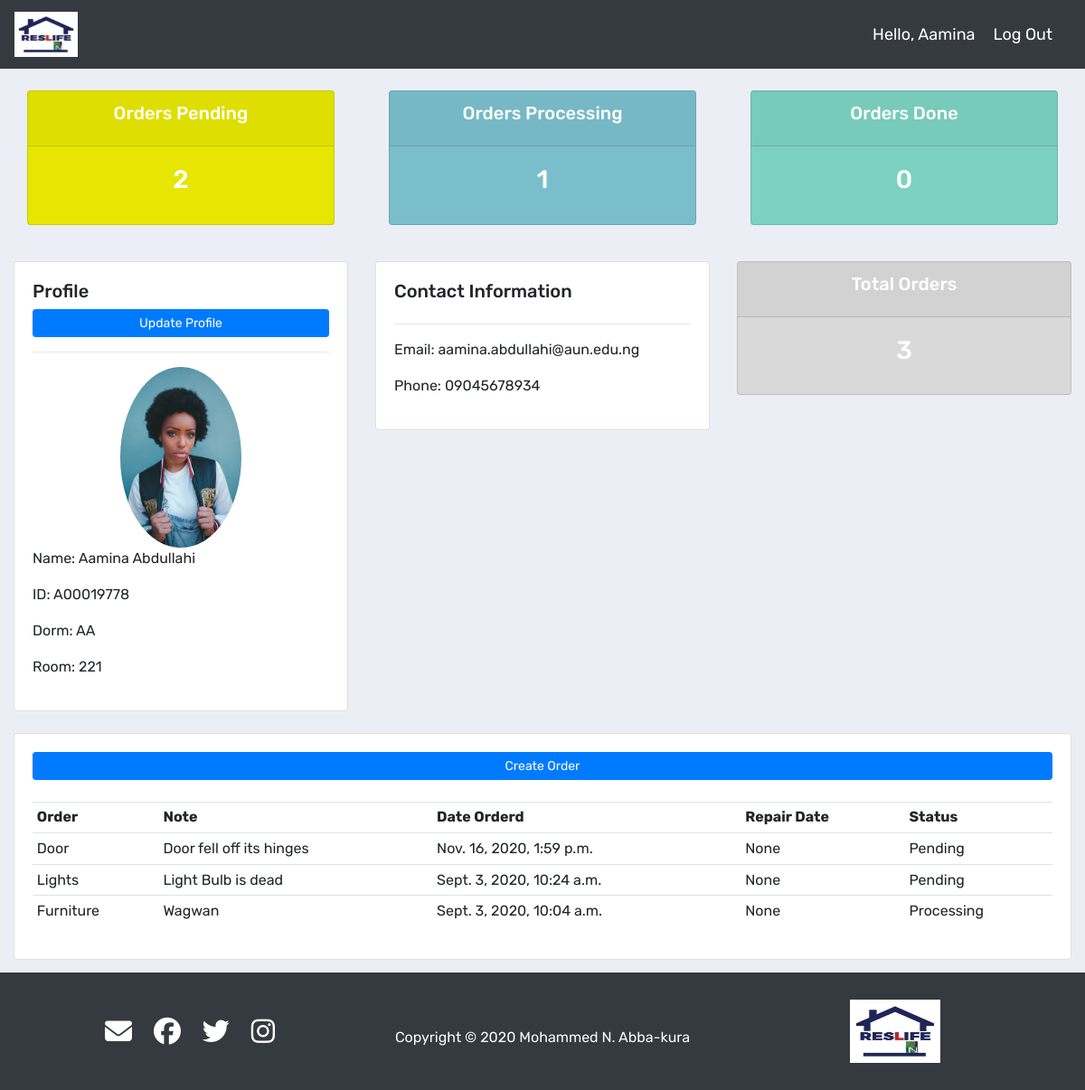
Page /student_page/ (signed in) on the committed database.
### accounts/models.py (models this page shows, shortened)
class Student(models.Model):
    DORM_NAME = (
        ('AA', 'AA'),
        ('BB', 'BB'),
        ('CC', 'CC'),
        ('DD', 'DD'),
        ('EE', 'EE'),
        ('FF', 'FF'),
        ('Gabriel V', 'Gabriel V'),
        ('Rosaria V', 'Rosaria V'),
        ('Aisha Kande', 'Aisha Kande'),
    )
    user = models.OneToOneField(User, null=True, blank=True, on_delete=models.CASCADE)
    name = models.CharField(max_length=50, null=True)
    student_id = models.CharField(max_length=9, validators=[alphanumeric], null=True)
    email = models.EmailField(max_length=50, null=True, unique=True)
    dorm = models.CharField(max_length=50, null=True,  choices=DORM_NAME, blank=True)
    room = models.IntegerField(null=True)
    phone = models.CharField(max_length=11, null=True)
    profile_pic = models.ImageField(default='arab.png', null=True, blank=True)
    date_created = models.DateTimeField(auto_now_add=True, null=True)

class Order(models.Model):
    DORM_NAME = (
        ('AA', 'AA'),
        ('BB', 'BB'),
        ('CC', 'CC'),
        ('DD', 'DD'),
        ('EE', 'EE'),
        ('FF', 'FF'),
        ('Gabriel V', 'Gabriel V'),
        ('Rosaria V', 'Rosaria V'),
        ('Aisha Kande', 'Aisha Kande'),
    )
    STATUS = (
        ('Pending', 'Pending'),
        ('Processing', 'Processing'),
        ('Order Done', 'Order Done'),
    )
    student = models.ForeignKey(Student, null=True, blank=True, on_delete=models.SET_NULL)
    work_order = models.ForeignKey(WorkOrder, null=True, on_delete=models.SET_NULL)
    date_created = models.DateTimeField(auto_now_add=True, null=True)
    dorm = models.CharField(max_length=50, null=True,  choices=DORM_NAME, blank=True)
    room = models.IntegerField(null=True)
    status = models.CharField(max_length=50, null=True, blank=True, choices=STATUS, default='Pending')
    note = models.TextField(max_length=200, null=True)
    repair_date = models.CharField(max_length=20, null=True, blank=True)

class WorkOrder(models.Model):
    CATEGORY = (
        ('AC', 'AC'),
        ('Electricity', 'Electicity'),
        ('Plumbing', 'Plumbing'),
        ('Wright Repair', 'Wright Repair'),
        ('Other', 'Other'),
    )
    order_name = models.CharField(max_length=50, null=True)
    category = models.CharField(max_length=50, null=True,  choices=CATEGORY, blank=True)
    description = models.CharField(max_length=200, null=True, blank=True)
    date_created = models.DateTimeField(auto_now_add=True, null=True)
    order_worker = models.ForeignKey(OrderWorker, null=True, on_delete=models.SET_NULL)
    def __str__(self):
        return self.order_name

### accounts/decorators.py (the view)
        def wrapper_func(request, *args, **kwargs):
            group = None
            if request.user.groups.exists():
                group = request.user.groups.all()[0].name
            if group in allowed_roles:
                return view_func(request, *args, **kwargs)
            else:
                return HttpResponse('You are not authorised to view this page')

### accounts/views.py (called while the page is built)
@login_required(login_url='login')
@allowed_users(allowed_roles=['student'])
def studentPage(request):
    orders = request.user.student.order_set.all().order_by('-date_created')
    order_count = orders.count()
    pending = orders.filter(status='Pending').count()
    processing = orders.filter(status='Processing').count()
    done = orders.filter(status='Order Done').count()
    context = {'orders':orders, 'pending':pending, 'processing':processing, 'order_count':order_count, 'done':done}
    return render(request, 'accounts/student_page.html', context)

### accounts/templates/accounts/student_page.html (shortened to what this page needs)
{% extends 'accounts/base.html' %}
{% block content %}
{% include 'accounts/status.html' %}
<br>
<div class="row">
<div class="col-md">
  <div class="card card-body">
    <h5>Profile</h5>
    <a class="btn btn-primary  btn-sm btn-block float-right" href="{% url 'account' %}">Update Profile</a>
    <hr>
    <img src="{{ request.user.student.profile_pic.url }}" alt="" class="profile-pic">
    <p>Name: {{request.user.student.name}}</p>
    <p>ID: {{request.user.student.student_id}}</p>
    <p>Dorm: {{request.user.student.dorm}}</p>
    <p>Room: {{request.user.student.room}}</p>
  </div>
</div>
<div class="col-md">
  <div class="card card-body">
    <h5>Contact Information</h5>
    <hr>
    <p>Email: {{request.user.student.email}}</p>
    <p>Phone: {{request.user.student.phone}}</p>
  </div>
</div>
  <div class="col-md">
    <div class="card text-center text-white" id="total-orders">
      <div class="card-header">
        <h5 class="card-title">Total Orders</h5>
      </div>
      <div class="card-body">
        <h3 class="card-title">{{order_count}}</h3>
      </div>
    </div>
  </div>
</div>
<br>
<div class="row">
	<div class="col-md">
		<div class="card card-body">
      <a class="btn btn-primary  btn-sm btn-block" href="{% url 'create_order' %}">Create Order</a>
      <br>
			<table class="table table-sm">
				<tr>
					<th>Order</th>
					<th>Note</th>
					<th>Date Orderd</th>
					<th>Repair Date</th>
					<th>Status</th>
				</tr>
        {% for order in orders %}
        <tr>
          <td>{{ order.work_order }}</td>
          <td>{{ order.note }}</td>
          <td>{{ order.date_created }}</td>
          <td>{{ order.repair_date }}</td>
          <td>{{ order.status }}</td>
        </tr>
        {% endfor %}
			</table>
		</div>
	</div>
</div>
{% endblock %}

### accounts/templates/accounts/base.html (shortened to what this page needs)
{% load static %}
<!DOCTYPE html>
<html lang="en" dir="ltr">
  <head>
    <link rel="stylesheet" href="https://stackpath.bootstrapcdn.com/bootstrap/4.5.0/css/bootstrap.min.css">
    <link rel="stylesheet" href="{% static 'css/basic.css' %}">
  </head>
  <body>
<div id="wrapper">
  {% include 'accounts/navbar.html' %}
  <div class="container-fluid">
    {% block content %}
    {% endblock %}
  </div>
  <br>
  <br>
  <br>
  <br>
  <br>
  <br>
  <footer>
    <div class="row text-center">
      <div class="col-md-4 icons">
        <a href="mailto:publicity.reslife@aun.edu.ng"><i class="fas fa-envelope"></i></a>
        <a href="https://web.facebook.com/aunreslife" target="_blank"><i class="fab fa-facebook"></i></a>
        <a href="https://twitter.com/AUN_ResLife" target="_blank"><i class="fab fa-twitter"></i></a>
        <a href="https://www.instagram.com/aun_reslife/?hl=en" target="_blank"><i class="fab fa-instagram"></i></a>
      </div>
      <div class="col-md-4">
        <p class="text-light copy">Copyright © 2020 Mohammed N. Abba-kura</p>
      </div>
      <div class="col-md-4">
        <a class="" href="{% url 'home' %}"><img id="footer-logo" src="{% static 'images/logo.jpg' %}" alt=""></a>
      </div>
    </div>
  </footer>
</div>
  </body>
</html>

### accounts/templates/accounts/navbar.html (shortened to what this page needs)
{% load static %}
<nav class="navbar navbar-expand-lg navbar-dark bg-dark">
<a class="navbar-brand" href="{% url 'home' %}"><img height="50px" width="70px" src="{% static 'images/logo.jpg' %}" alt=""></a>
  <span class="top-right">Hello, {{request.user}}</span>
  <span><a class="top-right" href="{% url 'logout' %}">Log Out</a></span>
</nav>

### accounts/templates/accounts/status.html
<br>
<div class="row">
  <div class="col">
    <div class="col-md">
      <div class="card text-center text-white  mb-3" id="orders-pending">
          <div class="card-header">
            <h5 class="card-title">Orders Pending</h5>
          </div>
          <div class="card-body">
            <h3 class="card-title">{{pending}}</h3>
          </div>
      </div>
    </div>
  </div>
  <div class="col">
    <div class="col-md">
      <div class="card text-center text-white  mb-3" id="orders-processing">
          <div class="card-header">
            <h5 class="card-title">Orders Processing</h5>
          </div>
          <div class="card-body">
            <h3 class="card-title">{{processing}}</h3>
          </div>
      </div>
    </div>
  </div>
	<div class="col">
		<div class="col-md">
			<div class="card text-center text-white  mb-3" id="orders-delivered">
			  	<div class="card-header">
			  		<h5 class="card-title">Orders Done</h5>
			  	</div>
			  	<div class="card-body">
			    	<h3 class="card-title">{{done}}</h3>
			  	</div>
			</div>
		</div>
	</div>
</div>

### static/css/basic.css (style rules this page uses)
html { height: 100%; margin: 0; padding: 0; }
body { background-color: #ebeff5; font-family: 'Rubik', sans-serif; margin: 0; padding: 0; height: 100%; }
#wrapper { min-height: 100%; position: relative; }
img { max-width: 100% }
#footer-logo { width: 100px; height: 70px; }
#total-orders { background-color: #d9d9d9; }
#orders-processing { background-color: #7abecc; }
#orders-delivered { background-color: #7CD1C0; }
#orders-pending { background-color: #E6E602; }
footer { background: #343A3F; position: absolute; padding: 30px; left: 0px; bottom: 0px; width: 100%; }
.copy { padding-top: 30px; }
.icons i { color: #fff; font-size: 30px; margin: 10px; padding-top: 10px; }

### accounts/templates/accounts/navbar.html (style rules this page uses)
.top-right { font-size: 18px; color: #fff; margin-right: 20px }

### accounts/templates/accounts/student_page.html (style rules this page uses)
.profile-pic { max-width: 200px; max-height:200px; margin: 0 auto; border-radius: 50%; }

### rows in the picture
Order: work_order "Door", note "Door fell off its hinges", date_created "Nov. 16, 2020, 1:59 p.m.", repair_date "None", status "Pending"
Order: work_order "Lights", note "Light Bulb is dead", date_created "Sept. 3, 2020, 10:24 a.m.", repair_date "None", status "Pending"
Order: work_order "Furniture", note "Wagwan", date_created "Sept. 3, 2020, 10:04 a.m.", repair_date "None", status "Processing"

### other values in the picture
{{ request.user }} "Aamina"
{{ pending }} "2"
{{ processing }} "1"
{{ done }} "0"
{{ request.user.student.name }} "Aamina Abdullahi"
{{ request.user.student.student_id }} "A00019778"
{{ request.user.student.dorm }} "AA"
{{ request.user.student.room }} "221"
{{ request.user.student.email }} "aamina.abdullahi@aun.edu.ng"
{{ request.user.student.phone }} "09045678934"
{{ order_count }} "3"
